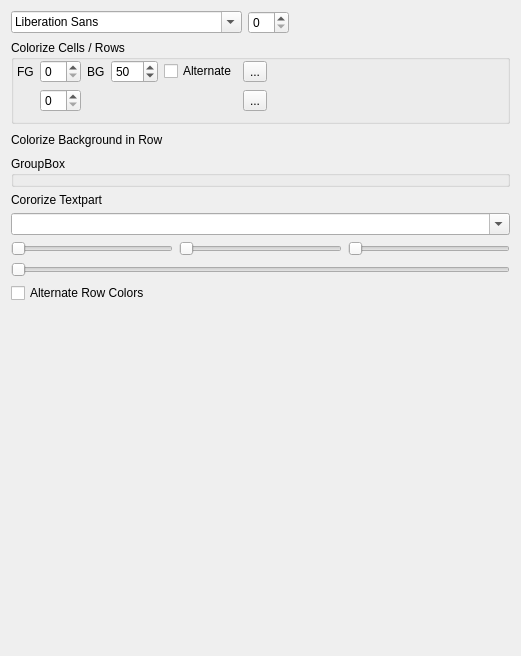
<?xml version="1.0" encoding="UTF-8"?>
<ui version="4.0">
 <class>RowLayoutWidget</class>
 <widget class="QWidget" name="RowLayoutWidget">
  <property name="geometry">
   <rect>
    <x>0</x>
    <y>0</y>
    <width>521</width>
    <height>656</height>
   </rect>
  </property>
  <property name="windowTitle">
   <string>Form</string>
  </property>
  <layout class="QGridLayout" name="gridLayout_2">
   <item row="0" column="1">
    <layout class="QGridLayout" name="gridLayout">
     <item row="0" column="0">
      <layout class="QHBoxLayout" name="horizontalLayout">
       <item>
        <widget class="QFontComboBox" name="cbFontStyle"/>
       </item>
       <item>
        <widget class="QSpinBox" name="spinFontSize"/>
       </item>
       <item>
        <spacer name="horizontalSpacer_3">
         <property name="orientation">
          <enum>Qt::Horizontal</enum>
         </property>
         <property name="sizeHint" stdset="0">
          <size>
           <width>40</width>
           <height>20</height>
          </size>
         </property>
        </spacer>
       </item>
      </layout>
     </item>
     <item row="1" column="0">
      <layout class="QVBoxLayout" name="verticalLayout">
       <item>
        <layout class="QHBoxLayout" name="horizontalLayout_2"/>
       </item>
       <item>
        <widget class="QGroupBox" name="groupBox_2">
         <property name="title">
          <string>Colorize Cells / Rows</string>
         </property>
         <property name="flat">
          <bool>false</bool>
         </property>
         <property name="checkable">
          <bool>false</bool>
         </property>
         <layout class="QGridLayout" name="gridLayout_3">
          <property name="leftMargin">
           <number>3</number>
          </property>
          <property name="topMargin">
           <number>0</number>
          </property>
          <item row="1" column="5">
           <widget class="QToolButton" name="btnPickRowColor">
            <property name="text">
             <string>...</string>
            </property>
           </widget>
          </item>
          <item row="0" column="5">
           <widget class="QToolButton" name="btnPickCellColor">
            <property name="text">
             <string>...</string>
            </property>
           </widget>
          </item>
          <item row="1" column="1">
           <widget class="QSpinBox" name="spinColorizeRowByChar"/>
          </item>
          <item row="0" column="1">
           <widget class="QSpinBox" name="spinColorizeCellByChar"/>
          </item>
          <item row="0" column="2">
           <widget class="QLabel" name="label_5">
            <property name="toolTip">
             <string>colorize background color by charcount</string>
            </property>
            <property name="text">
             <string>BG</string>
            </property>
           </widget>
          </item>
          <item row="0" column="3">
           <widget class="QSpinBox" name="spinLigthness">
            <property name="maximum">
             <number>500</number>
            </property>
            <property name="value">
             <number>50</number>
            </property>
           </widget>
          </item>
          <item row="0" column="6">
           <spacer name="horizontalSpacer_2">
            <property name="orientation">
             <enum>Qt::Horizontal</enum>
            </property>
            <property name="sizeHint" stdset="0">
             <size>
              <width>40</width>
              <height>20</height>
             </size>
            </property>
           </spacer>
          </item>
          <item row="0" column="0">
           <widget class="QLabel" name="label_4">
            <property name="toolTip">
             <string>colorize foreground color by charcount</string>
            </property>
            <property name="toolTipDuration">
             <number>-1</number>
            </property>
            <property name="whatsThis">
             <string extracomment="wt"/>
            </property>
            <property name="text">
             <string>FG</string>
            </property>
           </widget>
          </item>
          <item row="0" column="4">
           <widget class="QCheckBox" name="alternateCellColor">
            <property name="text">
             <string>Alternate</string>
            </property>
           </widget>
          </item>
         </layout>
        </widget>
       </item>
       <item>
        <layout class="QVBoxLayout" name="verticalLayout_2">
         <item>
          <layout class="QHBoxLayout" name="horizontalLayout_3"/>
         </item>
         <item>
          <layout class="QHBoxLayout" name="horizontalLayout_4">
           <item>
            <widget class="QLabel" name="label_2">
             <property name="text">
              <string>Colorize Background in Row</string>
             </property>
            </widget>
           </item>
           <item>
            <spacer name="horizontalSpacer">
             <property name="orientation">
              <enum>Qt::Horizontal</enum>
             </property>
             <property name="sizeHint" stdset="0">
              <size>
               <width>40</width>
               <height>20</height>
              </size>
             </property>
            </spacer>
           </item>
          </layout>
         </item>
        </layout>
       </item>
       <item>
        <widget class="QGroupBox" name="groupBox">
         <property name="title">
          <string>GroupBox</string>
         </property>
         <property name="flat">
          <bool>false</bool>
         </property>
         <property name="checkable">
          <bool>false</bool>
         </property>
        </widget>
       </item>
       <item>
        <widget class="QLabel" name="label_3">
         <property name="text">
          <string>Cororize Textpart</string>
         </property>
        </widget>
       </item>
       <item>
        <layout class="QHBoxLayout" name="horizontalLayout_5">
         <item>
          <widget class="QComboBox" name="cbTextPartColor">
           <property name="editable">
            <bool>true</bool>
           </property>
          </widget>
         </item>
        </layout>
       </item>
       <item>
        <layout class="QHBoxLayout" name="horizontalLayout_7">
         <item>
          <widget class="QSlider" name="sliderRed">
           <property name="maximum">
            <number>255</number>
           </property>
           <property name="orientation">
            <enum>Qt::Horizontal</enum>
           </property>
          </widget>
         </item>
         <item>
          <widget class="QSlider" name="sliderGreen">
           <property name="maximum">
            <number>255</number>
           </property>
           <property name="orientation">
            <enum>Qt::Horizontal</enum>
           </property>
          </widget>
         </item>
         <item>
          <widget class="QSlider" name="sliderBlue">
           <property name="maximum">
            <number>255</number>
           </property>
           <property name="orientation">
            <enum>Qt::Horizontal</enum>
           </property>
          </widget>
         </item>
        </layout>
       </item>
       <item>
        <widget class="QSlider" name="sliderTextPartColor">
         <property name="maximum">
          <number>1677215</number>
         </property>
         <property name="orientation">
          <enum>Qt::Horizontal</enum>
         </property>
        </widget>
       </item>
       <item>
        <layout class="QHBoxLayout" name="horizontalLayout_6">
         <item>
          <widget class="QCheckBox" name="alternateRowColors">
           <property name="text">
            <string>Alternate Row Colors</string>
           </property>
          </widget>
         </item>
        </layout>
       </item>
       <item>
        <spacer name="verticalSpacer">
         <property name="orientation">
          <enum>Qt::Vertical</enum>
         </property>
         <property name="sizeHint" stdset="0">
          <size>
           <width>20</width>
           <height>40</height>
          </size>
         </property>
        </spacer>
       </item>
      </layout>
     </item>
    </layout>
   </item>
  </layout>
 </widget>
 <resources/>
 <connections/>
</ui>
